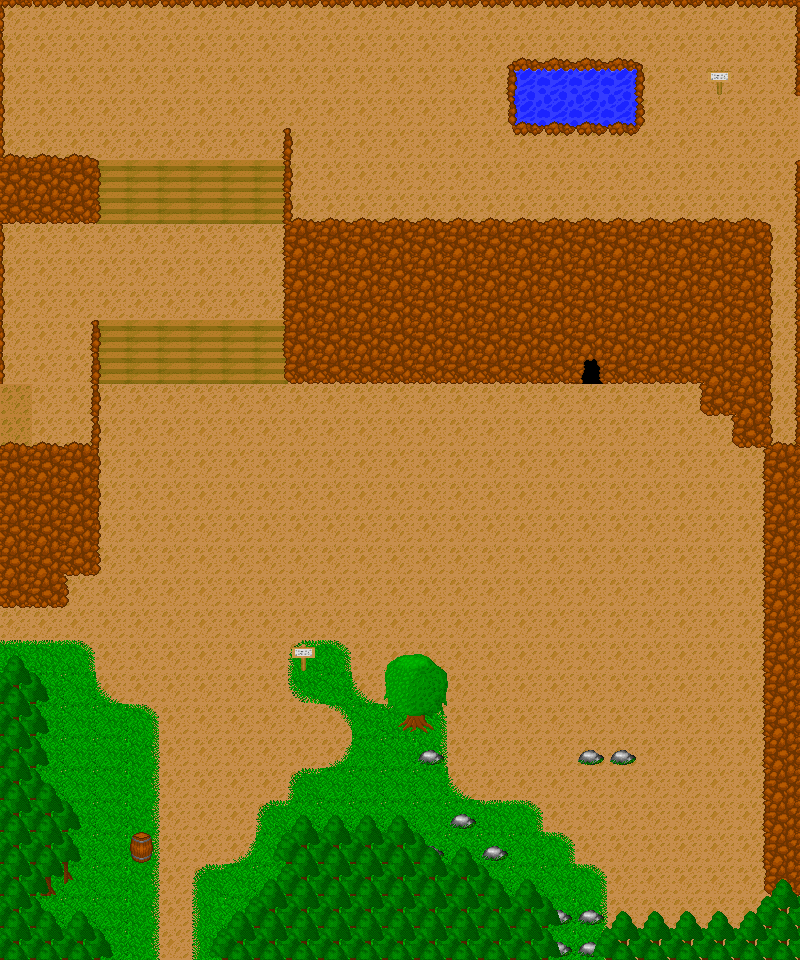

The image is a tile-based game level rendered from a .tmx file. Its description and source (layers, tilesets, objects; grid data summarised) follow:
An orthogonal 25x30 tile map with 32x32 px tiles, 10 tile layers (Ground1, Ground2, Rocks, MapBorder, ...), 3 tilesets and 62 objects.

<map version="1.0" orientation="orthogonal" renderorder="right-down" width="25" height="30" tilewidth="32" tileheight="32">
 <tileset firstgid="1" name="ulkotilat" tilewidth="32" tileheight="32">
  <image source="terrainTiles.png" trans="ff00ff" width="640" height="480" />
  <tile id="40">
   <animation>
    <frame tileid="40" duration="200" />
    <frame tileid="41" duration="200" />
    <frame tileid="42" duration="200" />
    <frame tileid="43" duration="200" />
   </animation>
  </tile>
  <tile id="60">
   <animation>
    <frame tileid="60" duration="200" />
    <frame tileid="61" duration="200" />
    <frame tileid="62" duration="200" />
    <frame tileid="63" duration="200" />
   </animation>
  </tile>
 </tileset>
 <tileset firstgid="301" name="Sisätilat" tilewidth="32" tileheight="32">
  <image source="SOWOBJECTSINDOORSxcf.png" trans="ff00ff" width="640" height="480" />
 </tileset>
 <tileset firstgid="601" name="AnimatedTiles" tilewidth="32" tileheight="32">
  <image source="AnimatedTiles.png" trans="ff00ff" width="160" height="640" />
  <tile id="15">
   <animation>
    <frame tileid="15" duration="400" />
    <frame tileid="16" duration="400" />
    <frame tileid="17" duration="400" />
    <frame tileid="18" duration="400" />
   </animation>
  </tile>
  <tile id="20">
   <animation>
    <frame tileid="20" duration="400" />
    <frame tileid="21" duration="400" />
    <frame tileid="22" duration="400" />
    <frame tileid="23" duration="400" />
   </animation>
  </tile>
 </tileset>
 <layer name="Ground1" width="25" height="30">
  <data>[750 cells, 750 non-empty, 1 distinct tile ids]</data>
 </layer>
 <layer name="Ground2" width="25" height="30">
  <data>[750 cells, 125 non-empty, 10 distinct tile ids]</data>
 </layer>
 <layer name="Rocks" width="25" height="30">
  <data>[750 cells, 124 non-empty, 15 distinct tile ids]</data>
 </layer>
 <layer name="MapBorder" width="25" height="30">
  <data>[750 cells, 256 non-empty, 23 distinct tile ids]</data>
 </layer>
 <layer name="HouseWalls" width="25" height="30">
  <data>[750 cells, 1 non-empty, 1 distinct tile ids]</data>
 </layer>
 <layer name="HouseRoof" width="25" height="30">
  <data>[750 cells, 0 non-empty, 0 distinct tile ids]</data>
 </layer>
 <layer name="House roof2" width="25" height="30">
  <data>[750 cells, 2 non-empty, 1 distinct tile ids]</data>
 </layer>
 <layer name="House addons" width="25" height="30">
  <data>[750 cells, 4 non-empty, 1 distinct tile ids]</data>
 </layer>
 <layer name="Shading" width="25" height="30">
  <data>[750 cells, 0 non-empty, 0 distinct tile ids]</data>
 </layer>
 <layer name="Objects" width="25" height="30">
  <data>[750 cells, 9 non-empty, 8 distinct tile ids]</data>
 </layer>
 <objectgroup name="Boxes">
  <object x="1.33333" y="903.333" width="37" height="64.6667" />
  <object x="38.3333" y="916.333" width="15.3333" height="24" />
  <object x="55.6667" y="929.333" width="43.3333" height="32" />
  <object x="72.6667" y="915.333" width="15" height="12.6667" />
  <object x="99.6667" y="932.667" width="10" height="27.3333" />
  <object x="1" y="680.5" width="44.5" height="231" />
  <object x="47" y="797" width="28.5" height="66" />
  <object x="2" y="451.5" width="63" height="153" />
  <object x="66" y="448.5" width="31.5" height="125.5" />
  <object x="91.5" y="321.5" width="7.5" height="128.5" />
  <object x="0.5" y="156.5" width="98.5" height="66" />
  <object x="0.5" y="225.5" width="9" height="159.5" />
  <object x="0" y="4.5" width="4" height="150" />
  <object x="0" y="0" width="370.5" height="8" />
  <object x="374" y="0" width="419" height="10" />
  <object x="792" y="12" width="8" height="69.6667" />
  <object x="286" y="220" width="295.667" height="158.667" />
  <object x="581.333" y="218.333" width="22" height="132" />
  <object x="603" y="219" width="161" height="159" />
  <object x="705" y="386" width="60" height="28" />
  <object x="732" y="417" width="38" height="32" />
  <object x="764" y="452" width="36" height="448" />
  <object x="293.333" y="854.667" width="146.667" height="108" />
  <object x="289.333" y="822.667" width="123.333" height="34.6667" />
  <object x="444" y="878.667" width="54.6667" height="81.3333" />
  <object x="501.333" y="892" width="50.6667" height="69.3333" />
  <object x="260" y="891.333" width="32.6667" height="73.3333" />
  <object x="216" y="934.667" width="44" height="28" />
  <object x="240.667" y="908.667" width="18.6667" height="28" />
  <object x="272.667" y="868" width="21.3333" height="22" />
  <object x="131.091" y="834.182" width="20.9091" height="27.8182" />
  <object x="292.182" y="648" width="23.2727" height="9.81818" />
  <object x="421.667" y="751" width="16.6667" height="14.6667" />
  <object x="451.333" y="815" width="22.6667" height="12.3333" />
  <object x="483.667" y="848.333" width="21.3333" height="10.3333" />
  <object x="578.667" y="752" width="23.3333" height="10" />
  <object x="612" y="753.75" width="20.75" height="8.25" />
  <object x="194.333" y="934.333" width="20.3333" height="26" />
  <object x="502.667" y="56" width="141.333" height="80" />
  <object x="281.333" y="129.333" width="13.3333" height="88.6667" />
  <object x="794.667" y="160" width="12" height="290.667" />
  <object x="390.727" y="661.818" width="42.9091" height="44.5455" />
  <object x="432.909" y="670.727" width="10.9091" height="20.1818" />
  <object x="434.545" y="691.818" width="10" height="22.5455" />
  <object x="399.273" y="707.818" width="29.4545" height="7.81818" />
  <object x="386.909" y="670.545" width="4.90909" height="30.3636" />
  <object x="406.545" y="715.818" width="21.4545" height="14.9091" />
  <object x="707.909" y="71.1818" width="23.3636" height="11.0909" />
  <object x="599" y="909" width="179" height="61" />
  <object x="553" y="910.5" width="47.5" height="46.5" />
 </objectgroup>
 <objectgroup name="Strint">
  <properties>
   <property name="Sign" value="S1A2" />
  </properties>
  <object x="159.333" y="904.333" width="33.6667" height="19.6667">
   <properties>
    <property name="STR" value="1" />
   </properties>
  </object>
  <object x="580.182" y="412.364" width="24.7273" height="14.1818">
   <properties>
    <property name="STR" value="2" />
   </properties>
  </object>
  <object x="289.625" y="646.875" width="28.25" height="42.875">
   <properties>
    <property name="Sign" value="S1A2" />
   </properties>
  </object>
  <object x="755" y="106" width="15" height="36">
   <properties>
    <property name="STR" value="3" />
   </properties>
  </object>
  <object x="705.818" y="69.2727" width="28.4545" height="57.0455">
   <properties>
    <property name="Sign" value="S2A2" />
   </properties>
  </object>
  <object x="45" y="414">
   <properties>
    <property name="STR" value="4" />
   </properties>
  </object>
  <object x="60" y="636">
   <properties>
    <property name="STR" value="5" />
   </properties>
  </object>
 </objectgroup>
 <objectgroup name="TriggerLayer">
  <properties>
   <property name="Door" value="A2:A3" />
  </properties>
  <object x="110.667" y="939" width="82.6667" height="21.6667">
   <properties>
    <property name="Door" value="A2:A1" />
   </properties>
  </object>
  <object x="580.545" y="358.364" width="23.8182" height="30.1818">
   <properties>
    <property name="Door" value="A2:INT2" />
   </properties>
  </object>
  <object x="789.333" y="90.6667" width="20" height="60">
   <properties>
    <property name="Door" value="A2:A3" />
   </properties>
  </object>
  <object x="-1" y="386" width="21" height="63">
   <properties>
    <property name="Door" value="A2:A6" />
   </properties>
  </object>
  <object x="0" y="606" width="23" height="69">
   <properties>
    <property name="Door" value="A2:A5" />
   </properties>
  </object>
 </objectgroup>
</map>
